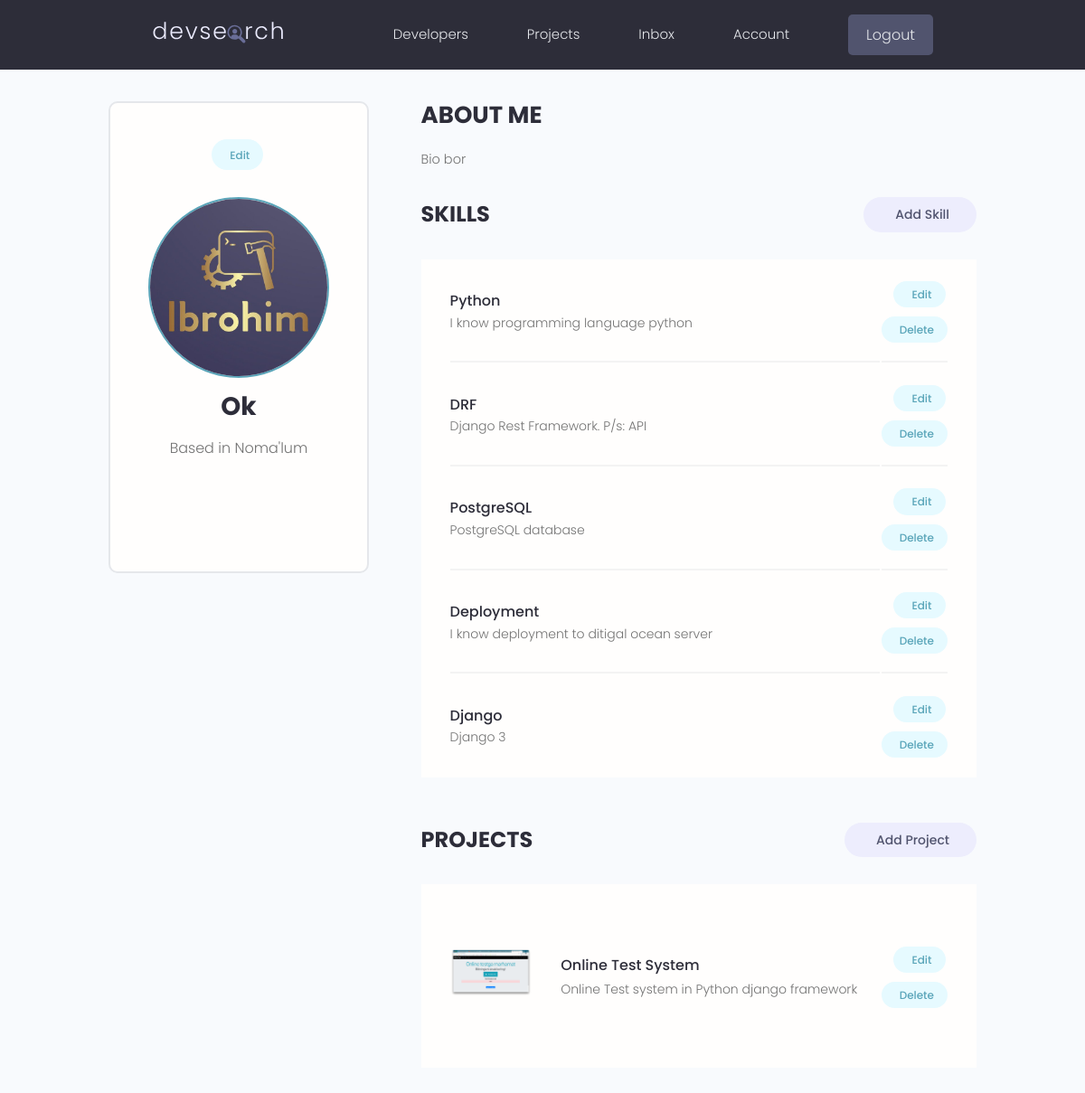
The page /account/ (signed in) on the database its author committed.
### users/models.py (models this page shows, shortened)
class Profile(models.Model):
    user = models.OneToOneField(
        User, on_delete=models.CASCADE, null=True, blank=True)
    name = models.CharField(max_length=200, blank=True, null=True)
    email = models.EmailField(max_length=500, blank=True, null=True)
    username = models.CharField(max_length=200, blank=True, null=True)
    location = models.CharField(max_length=200, blank=True, null=True)
    short_intro = models.CharField(max_length=200, blank=True, null=True)
    bio = models.TextField(blank=True, null=True)
    profile_image = models.ImageField(
        null=True, blank=True, upload_to='profiles/', default="profiles/user-default.png")
    social_github = models.CharField(max_length=200, blank=True, null=True)
    social_twitter = models.CharField(max_length=200, blank=True, null=True)
    social_linkedin = models.CharField(max_length=200, blank=True, null=True)
    social_youtube = models.CharField(max_length=200, blank=True, null=True)
    social_website = models.CharField(max_length=200, blank=True, null=True)
    created = models.DateTimeField(auto_now_add=True)
    id = models.UUIDField(default=uuid.uuid4, unique=True,
                          primary_key=True, editable=False)
    class Meta:
        ordering = ['created']
    @property
    def imageURL(self):
        try:
            url = self.profile_image.url
        except:
            url = ''
        return url

class Skill(models.Model):
    owner = models.ForeignKey(
        Profile, on_delete=models.CASCADE, null=True, blank=True)
    name = models.CharField(max_length=200, blank=True, null=True)
    description = models.TextField(null=True, blank=True)
    created = models.DateTimeField(auto_now_add=True)
    id = models.UUIDField(default=uuid.uuid4, unique=True,
                          primary_key=True, editable=False)

### projects/models.py (models this page shows, shortened)
class Project(models.Model):
    owner = models.ForeignKey(
        Profile, null=True, blank=True, on_delete=models.CASCADE)
    title = models.CharField(max_length=200)
    description = models.TextField(null=True, blank=True)
    featured_image = models.ImageField(
        null=True, blank=True, default="default.jpg")
    demo_link = models.CharField(max_length=2000, null=True, blank=True)
    source_link = models.CharField(max_length=2000, null=True, blank=True)
    tags = models.ManyToManyField('Tag', blank=True)
    vote_total = models.IntegerField(default=0, null=True, blank=True)
    vote_ratio = models.IntegerField(default=0, null=True, blank=True)
    created = models.DateTimeField(auto_now_add=True)
    id = models.UUIDField(default=uuid.uuid4, unique=True,
                          primary_key=True, editable=False)
    class Meta:
        ordering = ['-vote_ratio', '-vote_total', 'title']
    @property
    def imageURL(self):
        try:
            url = self.featured_image.url
        except:
            url = ''
        return url

### users/views.py (the view)
# urls.py: path('account/', views.userAccount, name="account"),
@login_required(login_url='login')
def userAccount(request):  # o'zimning hisobim
    profile = request.user.profile
    skills = profile.skill_set.all()
    projects = profile.project_set.all()
    context = {'profile': profile, 'skills': skills, 'projects': projects}
    return render(request, 'users/account.html', context)

### users/templates/users/account.html (shortened to what this page needs)
{% extends 'main.html' %}
{% block content %}
<main class="settingsPage profile my-md">
  <div class="container">
    <div class="layout">
      <div class="column column--1of3">
        <div class="card text-center">
          <div class="card__body dev">
            <a class="tag tag--pill tag--main settings__btn" href="{% url 'edit-account' %}">
              Edit</a>
            <img class="avatar avatar--xl dev__avatar" src="{{profile.imageURL}}" />
            <h2 class="dev__name">{{profile.name}}</h2>
            <p class="dev__location">Based in {{profile.location}}</p>
            <ul class="dev__social">
            </ul>
          </div>
        </div>
      </div>
      <div class="column column--2of3">
        <div class="devInfo">
          <h3 class="devInfo__title">About Me</h3>
          <p class="devInfo__about">{{profile.bio}}</p>
        </div>
        <div class="settings">
          <h3 class="settings__title">Skills</h3>
          <a class="tag tag--pill tag--sub settings__btn tag--lg" href="{% url 'create-skill' %}"> Add Skill</a>
        </div>
        <table class="settings__table">
          {% for skill in skills %}
          <tr>
            <td class="settings__tableInfo">
              <h4>{{skill.name}}</h4>
              <p>
                {{skill.description}}
              </p>
            </td>
            <td class="settings__tableActions">
              <a class="tag tag--pill tag--main settings__btn" href="{% url 'update-skill' skill.id %}"> Edit</a>
              <a class="tag tag--pill tag--main settings__btn" href="{% url 'delete-skill' skill.id %}?next=/account">
                Delete</a>
            </td>
          </tr>
          {% endfor %}
        </table>
        <div class="settings">
          <h3 class="settings__title">Projects</h3>
          <a class="tag tag--pill tag--sub settings__btn tag--lg" href="{% url 'create-project' %}"> Add Project</a>
        </div>
        <table class="settings__table">
          {% for project in projects %}
          <tr>
            <td class="settings__thumbnail">
              <a href="{% url 'project' project.id %}"><img src="{{project.imageURL}}" alt="Project Thumbnail" /></a>
            </td>
            <td class="settings__tableInfo">
              <a href="{% url 'project' project.id %}">{{project.title}}</a>
              <p>{{project.description|slice:"150"}}</p>
            </td>
            <td class="settings__tableActions">
              <a class="tag tag--pill tag--main settings__btn" href="{% url 'update-project' project.id %}"> Edit</a>
              <a class="tag tag--pill tag--main settings__btn"
                href="{% url 'delete-project'  project.id %}?next=/account">
                Delete</a>
            </td>
          </tr>
          {% endfor %}
        </table>
      </div>
    </div>
  </div>
</main>
{% endblock %}

### static/styles/app.css (style rules this page uses)
:root { --color-sub: #2d2d39; }
.card { border: 2px solid var(--color-light); }
img { width: 100%; }
.profile .card > .dev { padding: 4rem; }
.dev__avatar { display: block; margin: auto; }
.dev__name { color: var(--color-sub); font-size: 2.8rem; font-weight: 700; margin-top: 1rem; margin-bottom: 0.5rem; }
.dev__location { margin-top: 1rem; }
.dev__social { margin: 3rem 0; list-style: none; display: flex; justify-content: center; gap: 1.5rem; }
.devInfo { margin-bottom: 3rem; }
.devInfo__title, .devInfo__subtitle { font-size: 2.6rem; color: var(--color-sub); text-transform: uppercase; font-weight: 700; margin-bottom: 1.5rem; }
.devInfo__about, .devSkill__info { font-size: 1.45rem; line-height: 1.7; text-align: justify; }
.settingsPage .dev > .settings__btn { display: inline-block; margin-bottom: 3rem; }
.settings { display: flex; justify-content: space-between; align-items: center; }
.settings__title { font-size: 2.4rem; text-transform: uppercase; font-weight: 700; color: var(--color-sub); }
.settings__table { margin-top: 3rem; margin-bottom: 5rem; padding: 0 3rem; background: var(--color-white); }
.settings__table tr { width: 100%; }
.settings__table tr > td { padding: 2rem 0; }
.settings__table tr:not(:last-child) td { border-bottom: 2px solid var(--color-white-light); }
.settings__thumbnail { width: 23%; min-width: 10rem; }
.settings__thumbnail img { padding-right: 3rem; height: 15rem; object-fit: contain; }
.settings__tableInfo { width: 100%; }
.settings__tableInfo h4, .settings__tableInfo a { padding-right: 1rem; width: auto; font-size: 1.6rem; font-weight: 500; color: var(--color-sub); }
.settings__tableInfo p { font-size: 1.4rem; }
.settings__tableActions { text-align: right; }

### static/uikit/styles/modules/_variables.css (style rules this page uses)
:root { --color-main: #5aa5b9; --color-main-light: #e6faff; --color-sub: #3f4156; --color-sub-light: #51546e; --color-sub-lighter: #ededfd; --color-text: #737373; --color-gray: #8b8b8b; --color-light: #e5e7eb; --color-light-gray: #767676; --color-bg: #f8fafd; --color-white: #fffefd; --color-white-light: #f3f3f3; --color-success: #359e64; --color-success-bg: #def8e8; --color-error: #fc4b0b; --color-error-bg: #fff2ee; --font-base: 'Poppins', arial, helvetica, 'Segoe UI', roboto, ubuntu, sans-serif; --font-monospace: 'Fira Code', 'Courier New', courier, monospace; --font-regular: 300; --font-medium: 500; --font-bold: 700; --generic-shadow: 1px 1px 5px #00000010; --generic-transition: all 0.3s ease-in-out; }

### static/uikit/styles/modules/_base.css (style rules this page uses)
* { margin: 0; padding: 0; box-sizing: border-box; text-rendering: optimizeLegibility; color: inherit; font-size: inherit; }
html { font-size: 50%; }
@media only screen and (min-width: 480px) { html { font-size: 56.25%; } }
@media only screen and (min-width: 1200px) { html { font-size: 62.5%; } }
body { line-height: 1.6; font-weight: 400; font-size: 1.5rem; color: var(--color-text); background-color: var(--color-bg); min-height: 100vh; }

### static/uikit/styles/modules/_typography.css (style rules this page uses)
* { font-family: var(--font-base); }
h2 { font-size: 3.6rem; font-weight: var(--font-bold); }
h3 { font-size: 3.2rem; font-weight: var(--font-medium); }
h4 { font-size: 2.8rem; font-weight: var(--font-medium); }
p, span, strong { font-size: 1.6rem; color: var(--color-text); font-weight: var(--font-regular); }
a { padding-bottom: 2px; text-decoration: none; display: inline-block; color: var(--color-main); font-weight: var(--font-medium); }

### static/uikit/styles/modules/_utilities.css (style rules this page uses)
.container { width: 92%; max-width: 165rem; margin: 0 auto; box-sizing: border-box; }
@media screen and (min-width: 1000px) { .container { width: 90%; } }
@media screen and (min-width: 1200px) { .container { width: 80%; } }
.text-center { text-align: center; }
.my-md { margin: 3rem auto; }

### static/uikit/styles/modules/_avatar.css (style rules this page uses)
.avatar { border-radius: 50%; border: 2px solid var(--color-main); object-fit: cover; }
.avatar--xl { height: 20rem; width: 20rem; }

### static/uikit/styles/modules/_card.css (style rules this page uses)
.card { border-radius: 1rem; background-color: var(--color-white); border: 1.5px solid var(--color-light); width: auto; height: auto; margin-top: 0.5rem; margin-bottom: 0.5rem; overflow: hidden; }
.card__body, .card__header { padding: 2rem 2.5rem; }

### static/uikit/styles/modules/_layout.css (style rules this page uses)
.layout { display: flex; flex-flow: row wrap; justify-content: space-between; }
.layout > .column { margin-bottom: 3rem; }
.layout > .column.column--1of3 { flex-basis: 30%; }
.layout > .column.column--2of3 { flex-basis: 64%; }

### rows shown on the page
Profile: imageURL (picture), name "Ok", location "Noma'lum", bio "Bio bor"
Skill: name "Python", description "I know programming language python"
Skill: name "DRF", description "Django Rest Framework. P/s: API"
Skill: name "PostgreSQL", description "PostgreSQL database"
Skill: name "Deployment", description "I know deployment to ditigal ocean server"
Skill: name "Django", description "Django 3"
Project: imageURL (picture), title "Online Test System", description "Online Test system in Python django framework"
